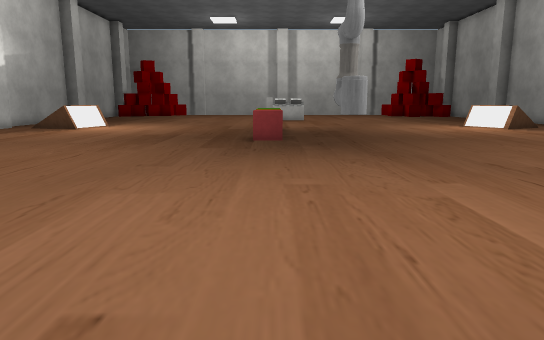
view 1 (above)

16 first-person views from a walk through a 3-D level made in the Unity game engine. The camera is 1.3 m above the floor, tilts 10° down and sees 70° across. The floor is counted in squares, 1 m on a side. Each view is taken from the middle of a square. On the plan, view 1 faces up. The plan holds only what a view shows up to about 16 squares ahead; the rest is blank. The player character is not drawn. Some surface patterns are stand-ins.

view 2
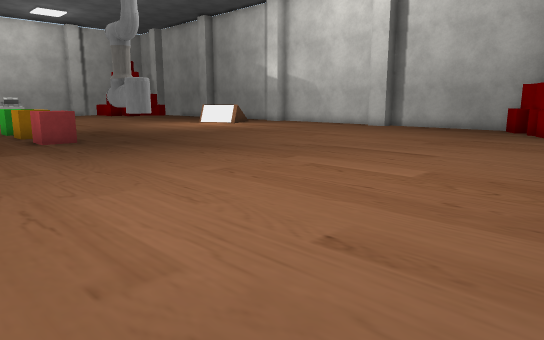

view 3
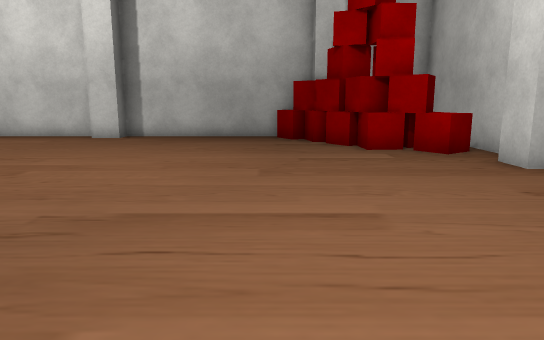

view 4
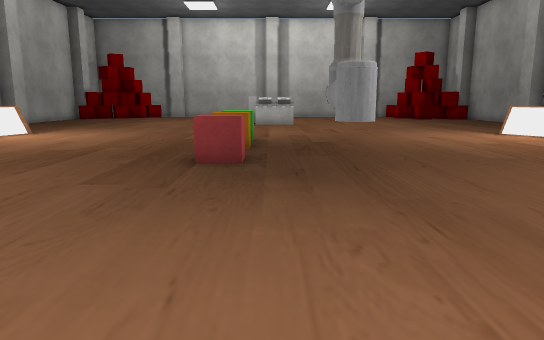

view 5
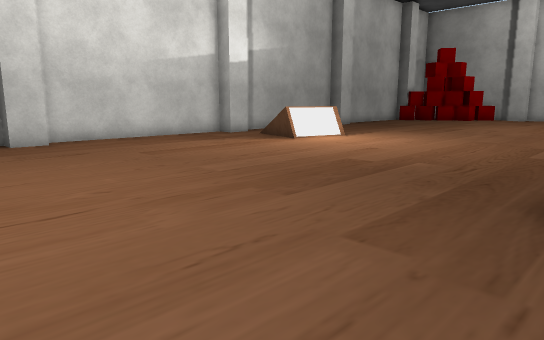

view 6
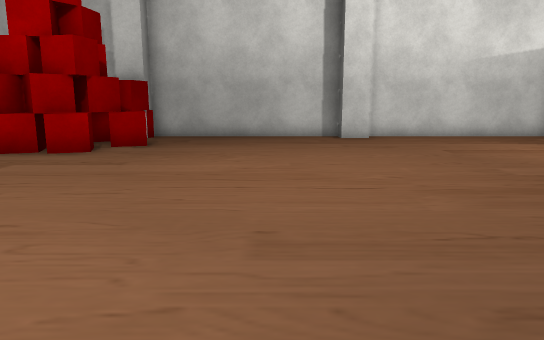

view 7
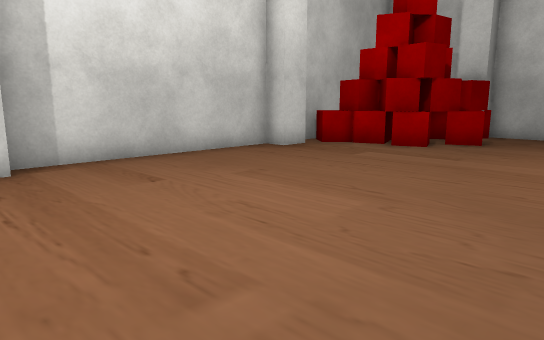

view 8
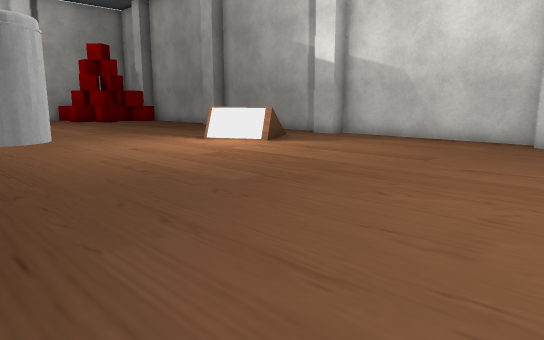

view 9
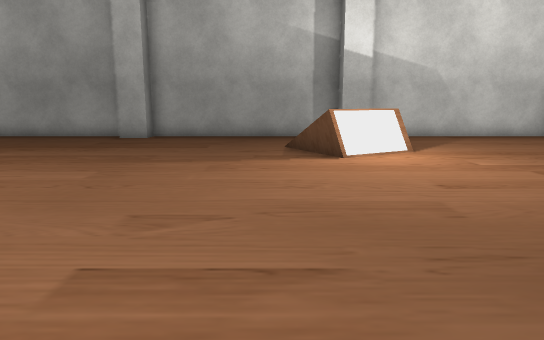

view 10
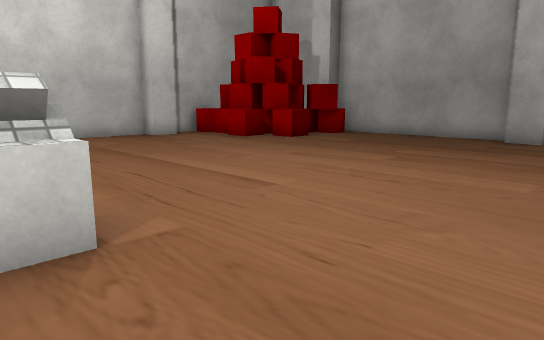

view 11
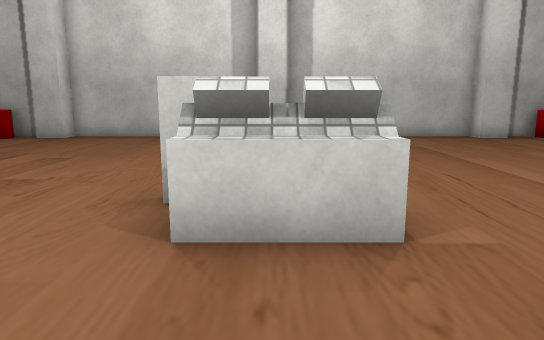

view 12
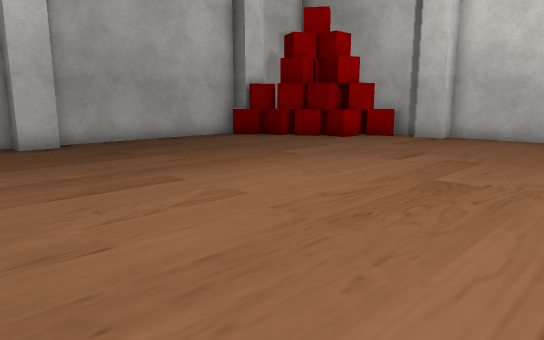

view 13
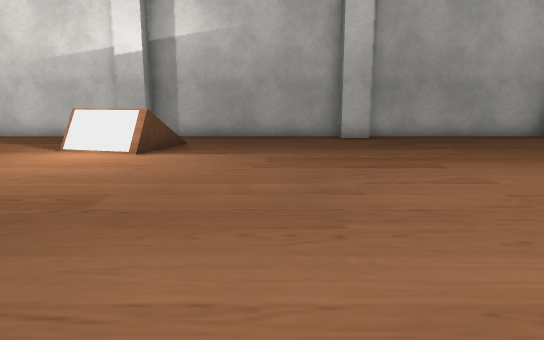

view 14
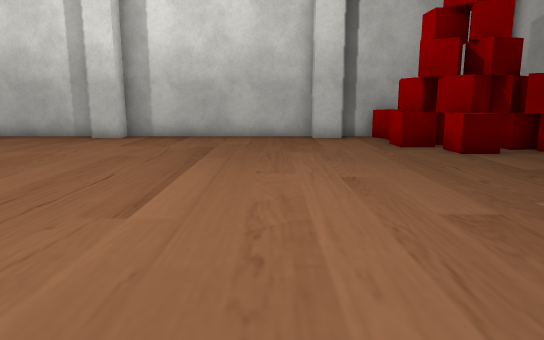

view 15
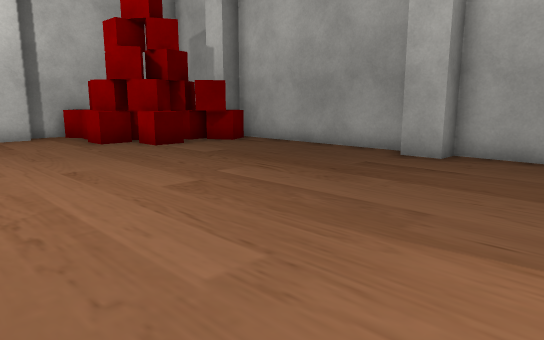

view 16
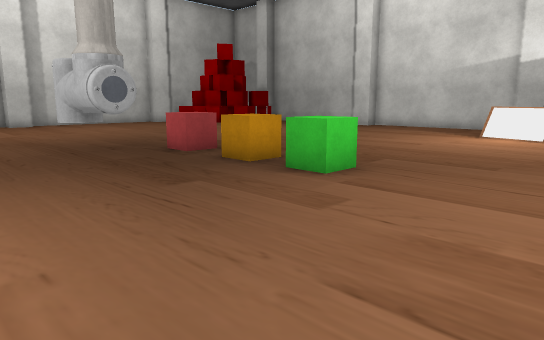

### Floor plan
Points are (right, up) in squares from view 1. A wall is a line through its corners. A room is listed if a view was taken in it or the views show most of it. See-through windows are left out.
Room 1 (views 1, 2, 3, 4, 5, 6, 7, 8, 9, 10, 11, 12, 13, 14, 15, 16)
walls: (2.5, 15.9) (3.3, 15.9) (3.5, 15.2); (3.3, 15.9) (3.3, 13.9); (2.5, 13.9) (2.5, 15.8) (2.9, 16); (-13.7, 18.4) (-13.7, 11.6); (-13, 11.6) (-13, 10.5) (-13.7, 10.5) (-13.7, 3.5); (-13, 27.6) (-13, 26.5) (-13.7, 26.5) (-13.7, 19.5) (-13, 19.5) (-13, 18.5); (15.8, 11.6) (15.8, 18.5) (15, 18.5) (15, 19.5) (15.8, 19.5) (15.8, 26.5) (15, 26.5) (15, 27.5); (15.8, 27.6) (15.8, 34.5) (15, 34.5); (0.2, 38.7) (-6.5, 38.7) (-6.5, 38) (-7.5, 38); (8.5, 0) (9.5, 0); (-7.5, 0) (-6.5, 0) (-6.5, -0.7) (0.4, -0.7); (9.6, 38) (8.5, 38) (8.5, 38.7) (1.5, 38.7) (1.5, 38) (0.5, 38); (15.8, 4.1) (15.8, 10.5) (15, 10.5) (15, 11.5); (-13.7, 34.4) (-13.7, 27.6); (-7.8, 38.7) (-9.4, 38.7); (10.7, -0.7) (15.1, -0.7); (11.9, 38.7) (9.6, 38.7); (-10.4, -0.7) (-8.4, -0.7)
low walls: (-8.8, 20.5) (-9.4, 18.5); (11.2, 18.5) (10.1, 20.3)
objects: red cube (-13, 2); red cube (-13, 3) to (-12, 3); red cube (-13, 34) to (-13, 35); red cube (-13, 36); red cube (-12, 35) to (-12, 36); red cube (-11, 3) to (-11, 4); red cube (-11, 36); red cube (-10, 0); red cube (-10, 2); red cube (-10, 2) to (-9, 3); other object (-10, 19); red cube (-10, 36) to (-10, 37); other object (-10, 38); red cube (-9, 0) to (-8, 1); other object (-9, 21); red cube (-9, 38) to (-8, 38); red cube (0, 13) to (0, 14); cube (0, 16); green cube (0, 18); other object (0, 28) to (2, 28); red cube (11, 0); red cube (11, 1); red cube (11, 35); red cube (11, 36); other object (11, 37); red cube (11, 38) to (12, 38); red cube (12, 0) to (12, 1); red cube (12, 2); other object (12, 19); red cube (12, 34) to (13, 34); red cube (12, 35) to (13, 36); red cube (13, 2) to (13, 3); red cube (14, 2); red cube (14, 3) to (14, 4); red cube (14, 34) to (15, 34); red cube (14, 35) to (14, 36); red cube (15, 3); red cube (15, 4)

Where each view was taken, in squares from view 1:
view 1: 0 up, 0 right, facing up
view 2: 0 up, 4 left, facing up-right
view 3: 5 up, 1 right, facing right
view 4: 5 up, 1 right, facing up
view 5: 8 up, 0 right, facing up-left
view 6: 8 up, 1 right, facing left
view 7: 8 up, 2 right, facing down-left
view 8: 9 up, 2 right, facing up-right
view 9: 22 up, 1 right, facing right
view 10: 24 up, 1 right, facing up-right
view 11: 24 up, 1 right, facing up
view 12: 24 up, 1 left, facing up-left
view 13: 24 up, 1 right, facing left
view 14: 24 up, 7 right, facing up
view 15: 23 up, 6 right, facing up-right
view 16: 23 up, 6 right, facing down-left
